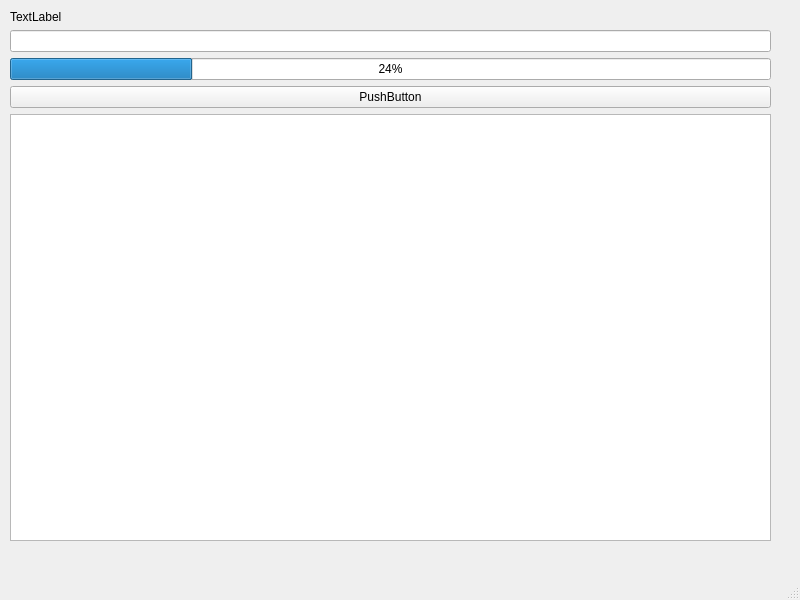
<?xml version="1.0" encoding="UTF-8"?>
<ui version="4.0">
 <class>MainWindow</class>
 <widget class="QMainWindow" name="MainWindow">
  <property name="geometry">
   <rect>
    <x>0</x>
    <y>0</y>
    <width>800</width>
    <height>600</height>
   </rect>
  </property>
  <property name="windowTitle">
   <string>MainWindow</string>
  </property>
  <widget class="QWidget" name="centralwidget">
   <widget class="QWidget" name="verticalLayoutWidget">
    <property name="geometry">
     <rect>
      <x>10</x>
      <y>10</y>
      <width>761</width>
      <height>531</height>
     </rect>
    </property>
    <layout class="QVBoxLayout" name="verticalLayout">
     <item>
      <widget class="QLabel" name="label">
       <property name="text">
        <string>TextLabel</string>
       </property>
      </widget>
     </item>
     <item>
      <widget class="QLineEdit" name="lineEdit"/>
     </item>
     <item>
      <widget class="QProgressBar" name="progressBar">
       <property name="value">
        <number>24</number>
       </property>
      </widget>
     </item>
     <item>
      <widget class="QPushButton" name="pushButton">
       <property name="text">
        <string>PushButton</string>
       </property>
      </widget>
     </item>
     <item>
      <widget class="QTextBrowser" name="textBrowser"/>
     </item>
    </layout>
   </widget>
  </widget>
  <widget class="QMenuBar" name="menubar">
   <property name="geometry">
    <rect>
     <x>0</x>
     <y>0</y>
     <width>800</width>
     <height>23</height>
    </rect>
   </property>
  </widget>
  <widget class="QStatusBar" name="statusbar"/>
 </widget>
 <resources/>
 <connections/>
</ui>
